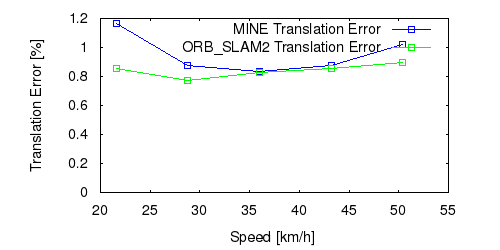

This figure's gnuplot source:
set term postscript eps enhanced color
set output "02_ts.eps"
set size ratio 0.5
set yrange [0:*]
set xlabel "Speed [km/h]"
set ylabel "Translation Error [%]"
plot "02_ts.txt" using ($1*3.6):($2*100) title 'MINE Translation Error' lc rgb "#0000FF" pt 4 w linespoints,"02_ts.txt" using ($1*3.6):($3*100) title 'ORB_SLAM2 Translation Error' lc rgb "#00FF00" pt 4 w linespoints
